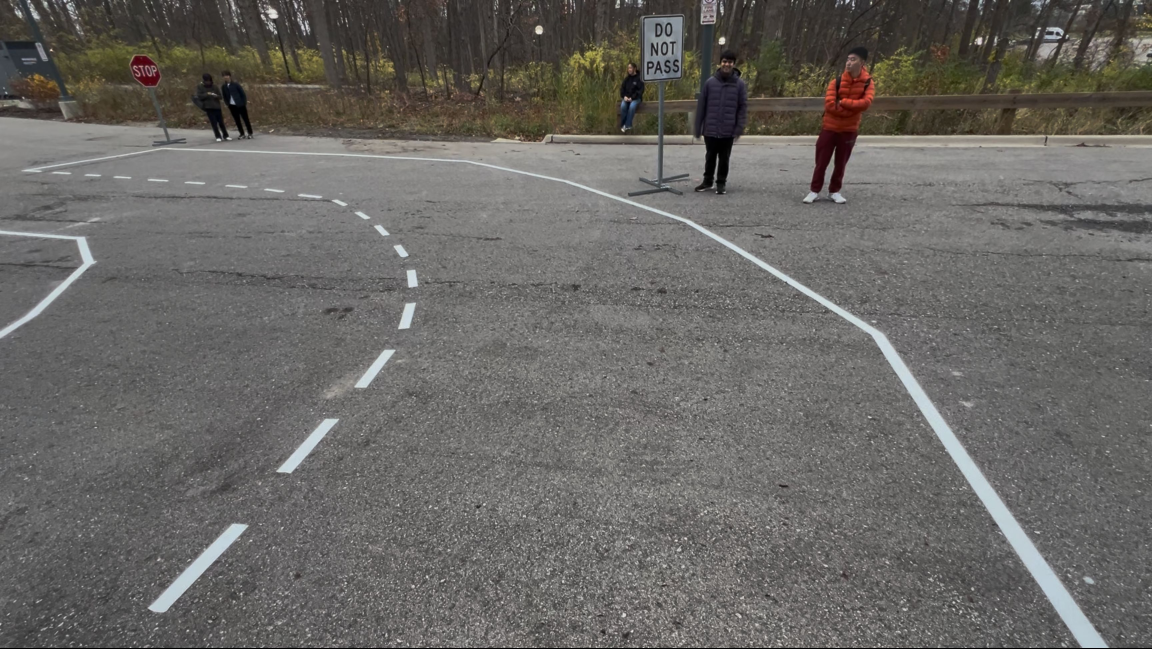
#> input picture algorithms/algorithm_32rr2m7i/src/curved_self_drive.jpg, 3456 x 1946 px, given in place of left_turn_comp.mov, which was not available (shown at 1/3 size)
$ python left_turn.py
#> lines starting #> are read from the running program, lines starting #| are printed output that depends on the picture; after the words box and inside, x2 and y2 are one past the last pixel; in counts of white or black regions, pixels touching at a corner belong together; pictures that were not available may be replaced by others from this repository, and a replacement may not be noted
#> further down, image is the input picture: shape (1946, 3456, 3); mean B, G, R 99.8, 103.1, 105.1
#> `hsv_image = cv2.cvtColor(image, cv2.COLOR_BGR2HSV)`: hsv_image: shape (1946, 3456, 3); mean H, S, V 31.5, 19, 105.6
'''
Description:
- Need to find the yellow middle dashed lines

'''


import cv2
import numpy as np

def update_mask(image, hsv_image):
    #defining the ranges for HSV values
    yellow_lower_bound = np.array([12, 95, 0])
    yellow_upper_bound = np.array([32, 255, 255])


    mask = cv2.inRange(hsv_image, yellow_lower_bound, yellow_upper_bound) # Return a mask of HSV values within the range we specified
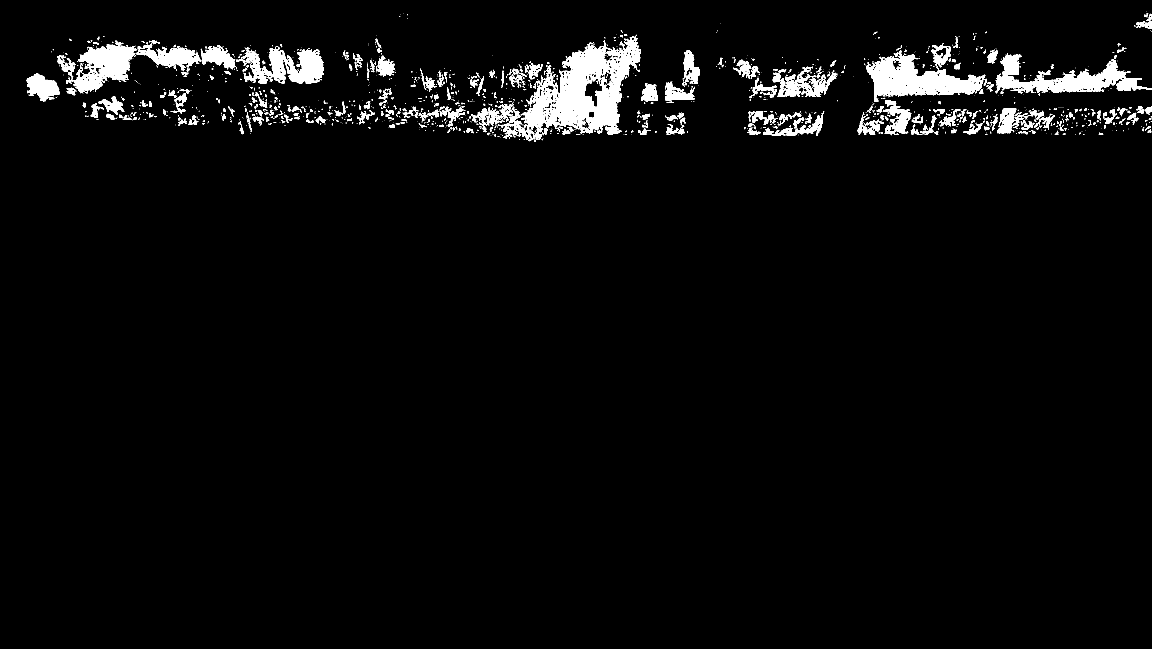
#> mask: shape (1946, 3456) (shown at 1/3 size); 3.4% white; 1622 white regions (1178 under 20 px), largest, box (x1, y1, x2, y2) and area: (1510, 104, 1923, 424) 51072, (2598, 151, 2956, 305) 24341, (2986, 177, 3456, 280) 17662

    #some post processing stuff to help it look smoother
    mask = cv2.erode(mask, None, iterations=2)
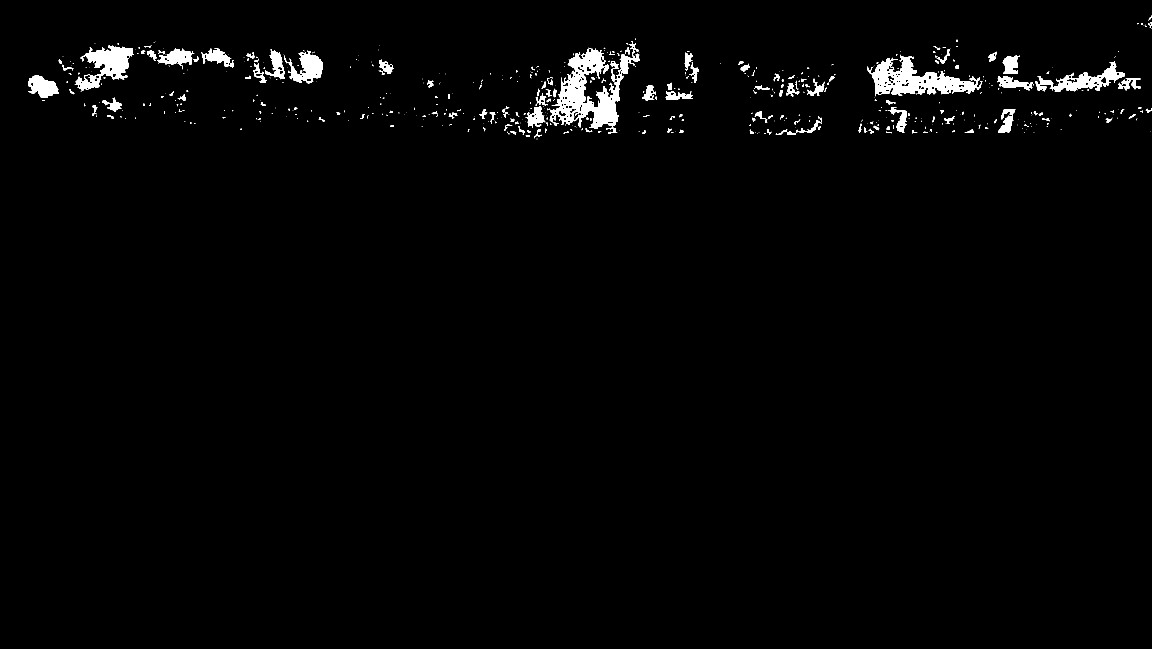
#> mask: shape (1946, 3456) (shown at 1/3 size); 1.6% white; 563 white regions (386 under 20 px), largest, box (x1, y1, x2, y2) and area: (1649, 123, 1918, 402) 24356, (2601, 165, 2947, 289) 16938, (224, 136, 401, 272) 10151
    mask = cv2.dilate(mask, None, iterations=2)
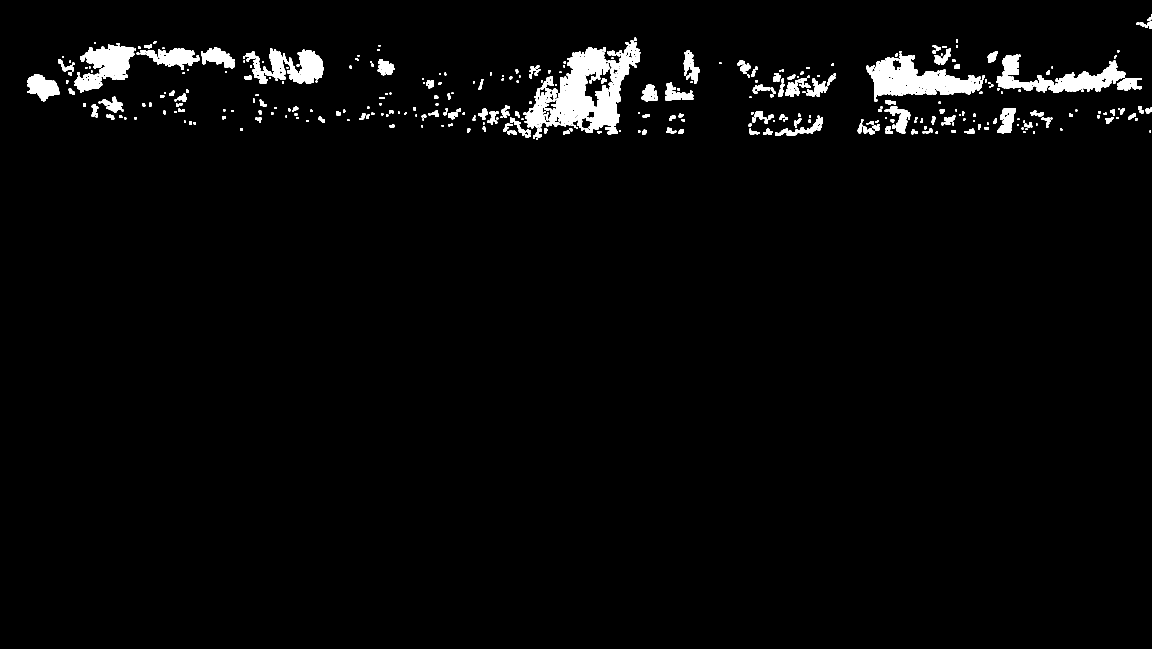
#> mask: shape (1946, 3456) (shown at 1/3 size); 2.7% white; 394 white regions

    find_left_most_lane(mask)

    result = cv2.bitwise_and(image, image, mask=mask) #applies the mask to the base image so only masked parts of the image are shown
    resized_mask = cv2.resize(mask, (640, 480))
    cv2.imshow("result", result)
    cv2.imshow("mask", resized_mask)


def find_left_most_lane(mask):
    contours, _ = cv2.findContours(mask, cv2.RETR_EXTERNAL, cv2.CHAIN_APPROX_SIMPLE)
#> contours = 393 contours, 57 with area under 20; largest, box (x1, y1, x2, y2) and area: (1639, 121, 1921, 404) 35426, (2599, 161, 2949, 296) 22753, (2990, 181, 3376, 278) 13340, (222, 134, 403, 278) 13092, (849, 149, 971, 252) 7118
    min_area = 200 # Adjust based on noise size
    hsv_lanes = np.zeros_like(mask) #new occupancy grid that is blank

    min_x = 0
    best_cnt = []
    max_y = 0

    for cnt in contours: # looping through contours
        counter = 0
        if cv2.contourArea(cnt) > min_area:
            #find left most lane
            print(cnt[0, 0, 0]) # x-values of each cnt
            print(cnt[0, 0, 1]) # y-values of each cnt

            if cnt[0, 0, 1] > max_y:
                max_y = cnt[0, 0, 1]
                min_x = cnt[0, 0, 0]
                best_cnt = [min_x, max_y]

            cv2.drawContours(hsv_lanes, [cnt], -1, 255, thickness=cv2.FILLED)
            cv2.circle(image, best_cnt, 50, (0, 255, 0), 2)

        counter += 1
#> this loop made 393 passes
#> (counter, max_y, min_x, best_cnt) on pass 14: (1, 391, 1529, [1529, 391])
#> counter on passes 2, 4, 6, 7, 8, 10: 1, 1, 1, 1, 1, 1
#> (printed output is left out)
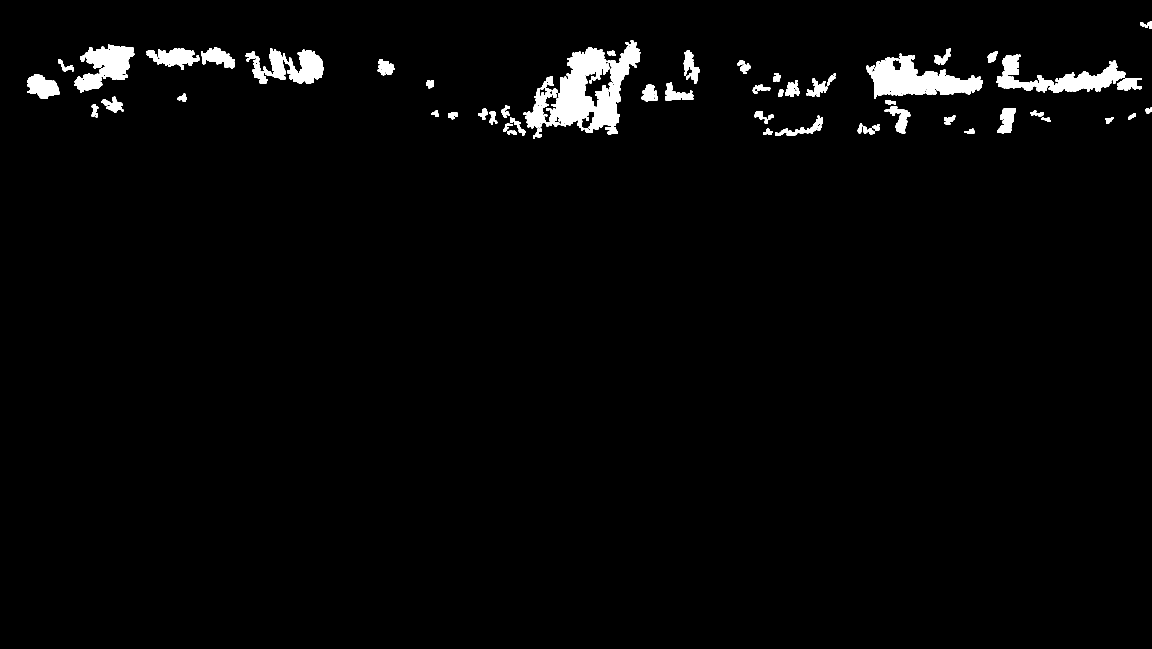
#> hsv_lanes: shape (1946, 3456) (shown at 1/3 size); 2.4% white; 66 white regions, largest, box (x1, y1, x2, y2) and area: (1639, 121, 1921, 404) 36833, (2599, 161, 2949, 296) 23507, (2990, 181, 3376, 278) 14023
#> after the loop, max_y = 391; min_x = 1529


# Make main function that gets the image path and passes it into update mask as an HSV converted image
# use cv2.imread(filename) then put the output into cv2.cvtcolor(image, cv2.RBGTOHSV)


cap = cv2.VideoCapture("data/left_turn_comp.mov")
while cap.isOpened():
    ret, image = cap.read()
    if ret:
        hsv_image = cv2.cvtColor(image, cv2.COLOR_BGR2HSV)

        update_mask(image, hsv_image)
#> in update_mask, `result = cv2.bitwise_and(image, image, mask=mask)`:
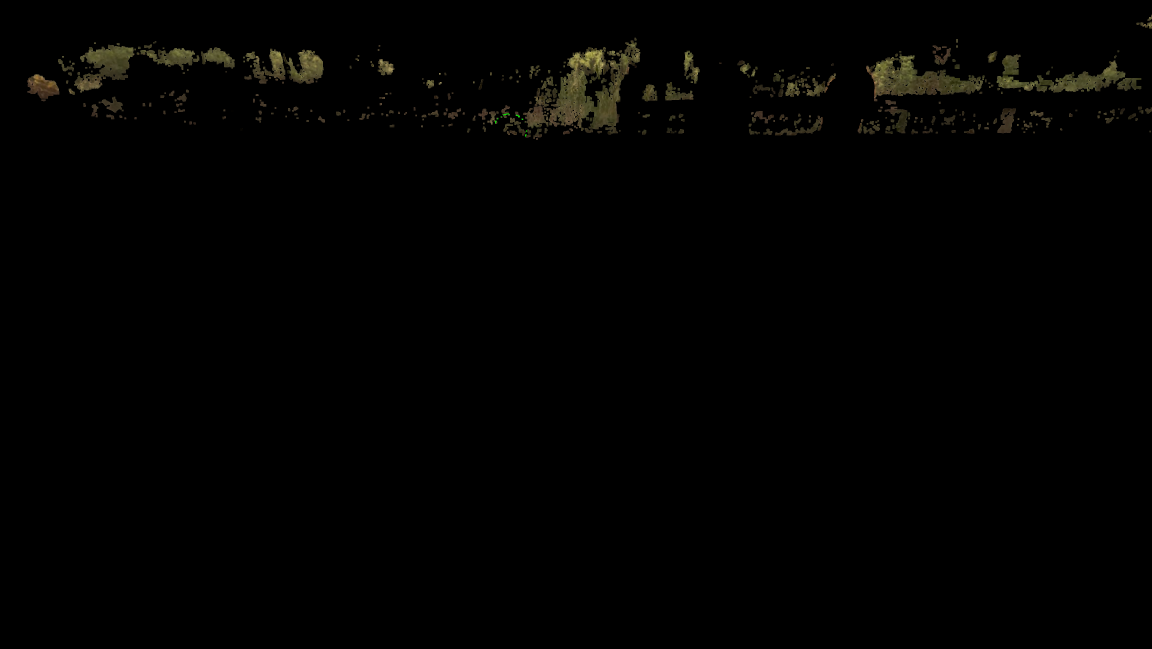
#> result: shape (1946, 3456, 3) (shown at 1/3 size); mean B, G, R 1.2, 2, 2.1
#> in update_mask, `resized_mask = cv2.resize(mask, (640, 480))`:
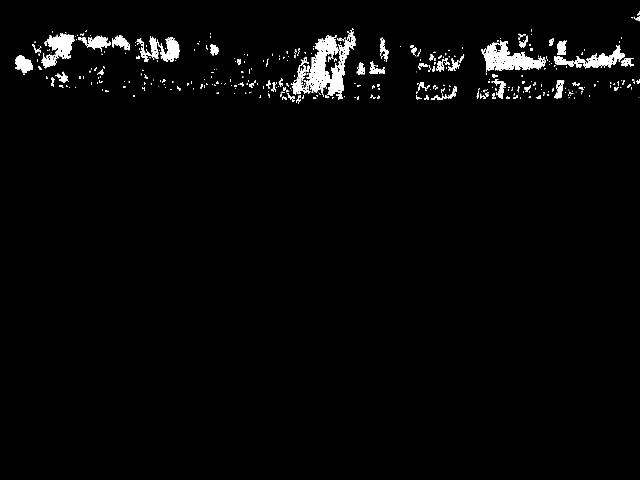
#> resized_mask: shape (480, 640); min 0, max 255, mean 6.8
        if cv2.waitKey(1) & 0xFF == ord('q'):
#> (key q is pressed here)
            cap.release()
            cv2.destroyAllWindows()
            break
